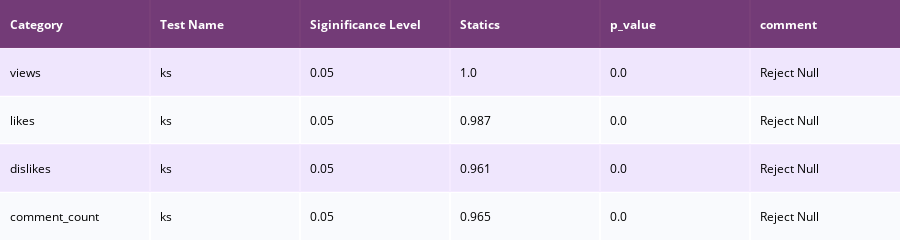

The cell this chart's notebook holds for it:
### Code cell
# Komologrove Sminorve Test
ff.create_table(table_ks1,colorscale=colorscale).show()

### Figure 1 — Plotly figure (JSON) as saved in the notebook; plotly's stock layout.template omitted (floating-point values rounded to 4 significant figures)
{"data": [{"colorscale": [[0, "#4d004c"], [0.5, "#f2e5ff"], [1, "#ffffff"]], "hoverinfo": "none", "opacity": 0.75, "showscale": false, "type": "heatmap", "z": [[0, 0, 0, 0, 0, 0], [0.5, 0.5, 0.5, 0.5, 0.5, 0.5], [1, 1, 1, 1, 1, 1], [0.5, 0.5, 0.5, 0.5, 0.5, 0.5], [1, 1, 1, 1, 1, 1]]}], "layout": {"annotations": [{"align": "left", "font": {"color": "#ffffff"}, "showarrow": false, "text": "<b>Category</b>", "x": -0.45, "xanchor": "left", "xref": "x", "y": 0, "yref": "y"}, {"align": "left", "font": {"color": "#ffffff"}, "showarrow": false, "text": "<b>Test Name</b>", "x": 0.55, "xanchor": "left", "xref": "x", "y": 0, "yref": "y"}, {"align": "left", "font": {"color": "#ffffff"}, "showarrow": false, "text": "<b>Siginificance Level</b>", "x": 1.55, "xanchor": "left", "xref": "x", "y": 0, "yref": "y"}, {"align": "left", "font": {"color": "#ffffff"}, "showarrow": false, "text": "<b>Statics</b>", "x": 2.55, "xanchor": "left", "xref": "x", "y": 0, "yref": "y"}, {"align": "left", "font": {"color": "#ffffff"}, "showarrow": false, "text": "<b>p_value</b>", "x": 3.55, "xanchor": "left", "xref": "x", "y": 0, "yref": "y"}, {"align": "left", "font": {"color": "#ffffff"}, "showarrow": false, "text": "<b>comment</b>", "x": 4.55, "xanchor": "left", "xref": "x", "y": 0, "yref": "y"}, {"align": "left", "font": {"color": "#000000"}, "showarrow": false, "text": "views", "x": -0.45, "xanchor": "left", "xref": "x", "y": 1, "yref": "y"}, {"align": "left", "font": {"color": "#000000"}, "showarrow": false, "text": "ks", "x": 0.55, "xanchor": "left", "xref": "x", "y": 1, "yref": "y"}, {"align": "left", "font": {"color": "#000000"}, "showarrow": false, "text": "0.05", "x": 1.55, "xanchor": "left", "xref": "x", "y": 1, "yref": "y"}, {"align": "left", "font": {"color": "#000000"}, "showarrow": false, "text": "1.0", "x": 2.55, "xanchor": "left", "xref": "x", "y": 1, "yref": "y"}, {"align": "left", "font": {"color": "#000000"}, "showarrow": false, "text": "0.0", "x": 3.55, "xanchor": "left", "xref": "x", "y": 1, "yref": "y"}, {"align": "left", "font": {"color": "#000000"}, "showarrow": false, "text": "Reject Null", "x": 4.55, "xanchor": "left", "xref": "x", "y": 1, "yref": "y"}, {"align": "left", "font": {"color": "#000000"}, "showarrow": false, "text": "likes", "x": -0.45, "xanchor": "left", "xref": "x", "y": 2, "yref": "y"}, {"align": "left", "font": {"color": "#000000"}, "showarrow": false, "text": "ks", "x": 0.55, "xanchor": "left", "xref": "x", "y": 2, "yref": "y"}, {"align": "left", "font": {"color": "#000000"}, "showarrow": false, "text": "0.05", "x": 1.55, "xanchor": "left", "xref": "x", "y": 2, "yref": "y"}, {"align": "left", "font": {"color": "#000000"}, "showarrow": false, "text": "0.987", "x": 2.55, "xanchor": "left", "xref": "x", "y": 2, "yref": "y"}, {"align": "left", "font": {"color": "#000000"}, "showarrow": false, "text": "0.0", "x": 3.55, "xanchor": "left", "xref": "x", "y": 2, "yref": "y"}, {"align": "left", "font": {"color": "#000000"}, "showarrow": false, "text": "Reject Null", "x": 4.55, "xanchor": "left", "xref": "x", "y": 2, "yref": "y"}, {"align": "left", "font": {"color": "#000000"}, "showarrow": false, "text": "dislikes", "x": -0.45, "xanchor": "left", "xref": "x", "y": 3, "yref": "y"}, {"align": "left", "font": {"color": "#000000"}, "showarrow": false, "text": "ks", "x": 0.55, "xanchor": "left", "xref": "x", "y": 3, "yref": "y"}, {"align": "left", "font": {"color": "#000000"}, "showarrow": false, "text": "0.05", "x": 1.55, "xanchor": "left", "xref": "x", "y": 3, "yref": "y"}, {"align": "left", "font": {"color": "#000000"}, "showarrow": false, "text": "0.961", "x": 2.55, "xanchor": "left", "xref": "x", "y": 3, "yref": "y"}, {"align": "left", "font": {"color": "#000000"}, "showarrow": false, "text": "0.0", "x": 3.55, "xanchor": "left", "xref": "x", "y": 3, "yref": "y"}, {"align": "left", "font": {"color": "#000000"}, "showarrow": false, "text": "Reject Null", "x": 4.55, "xanchor": "left", "xref": "x", "y": 3, "yref": "y"}, {"align": "left", "font": {"color": "#000000"}, "showarrow": false, "text": "comment_count", "x": -0.45, "xanchor": "left", "xref": "x", "y": 4, "yref": "y"}, {"align": "left", "font": {"color": "#000000"}, "showarrow": false, "text": "ks", "x": 0.55, "xanchor": "left", "xref": "x", "y": 4, "yref": "y"}, {"align": "left", "font": {"color": "#000000"}, "showarrow": false, "text": "0.05", "x": 1.55, "xanchor": "left", "xref": "x", "y": 4, "yref": "y"}, {"align": "left", "font": {"color": "#000000"}, "showarrow": false, "text": "0.965", "x": 2.55, "xanchor": "left", "xref": "x", "y": 4, "yref": "y"}, {"align": "left", "font": {"color": "#000000"}, "showarrow": false, "text": "0.0", "x": 3.55, "xanchor": "left", "xref": "x", "y": 4, "yref": "y"}, {"align": "left", "font": {"color": "#000000"}, "showarrow": false, "text": "Reject Null", "x": 4.55, "xanchor": "left", "xref": "x", "y": 4, "yref": "y"}], "height": 200, "margin": {"b": 0, "l": 0, "r": 0, "t": 0}, "xaxis": {"dtick": 1, "gridwidth": 2, "showticklabels": false, "tick0": -0.5, "ticks": "", "zeroline": false}, "yaxis": {"autorange": "reversed", "dtick": 1, "gridwidth": 2, "showticklabels": false, "tick0": 0.5, "ticks": "", "zeroline": false}}}
